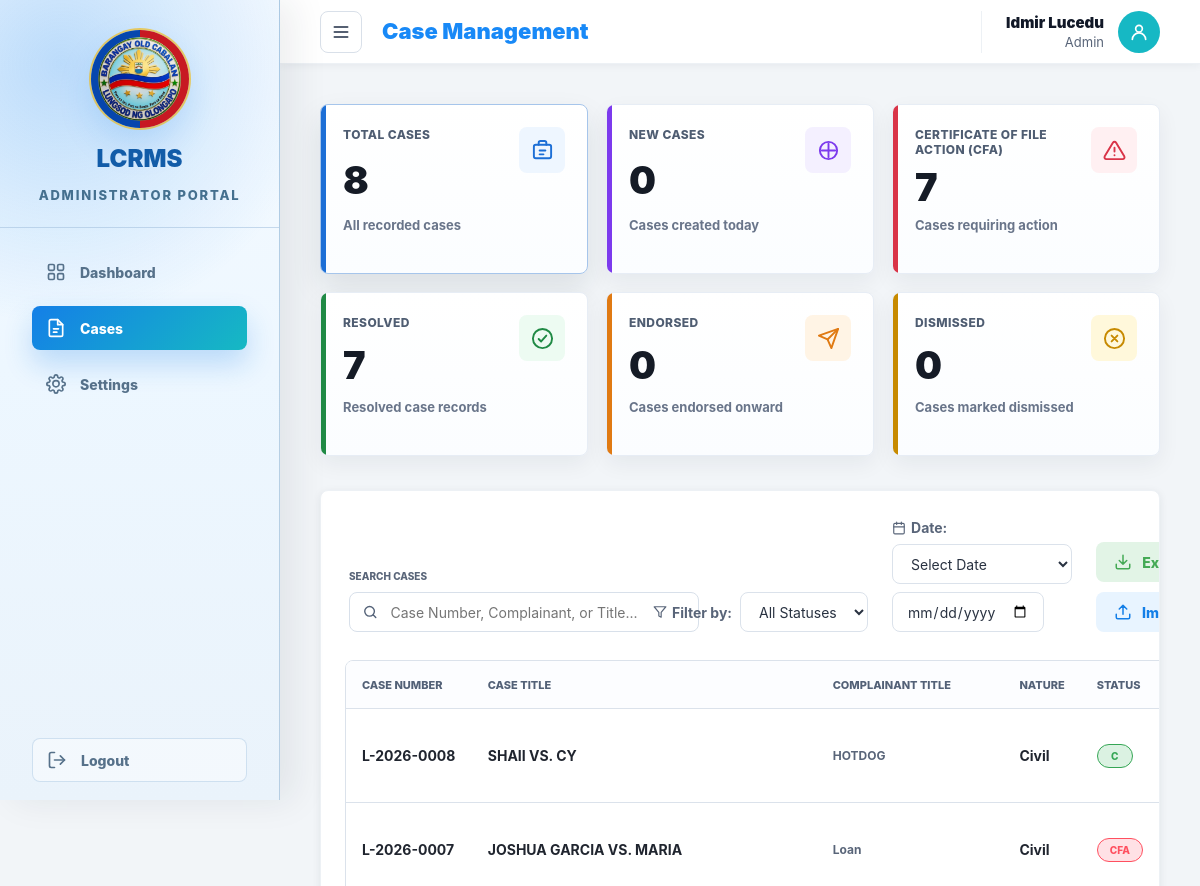
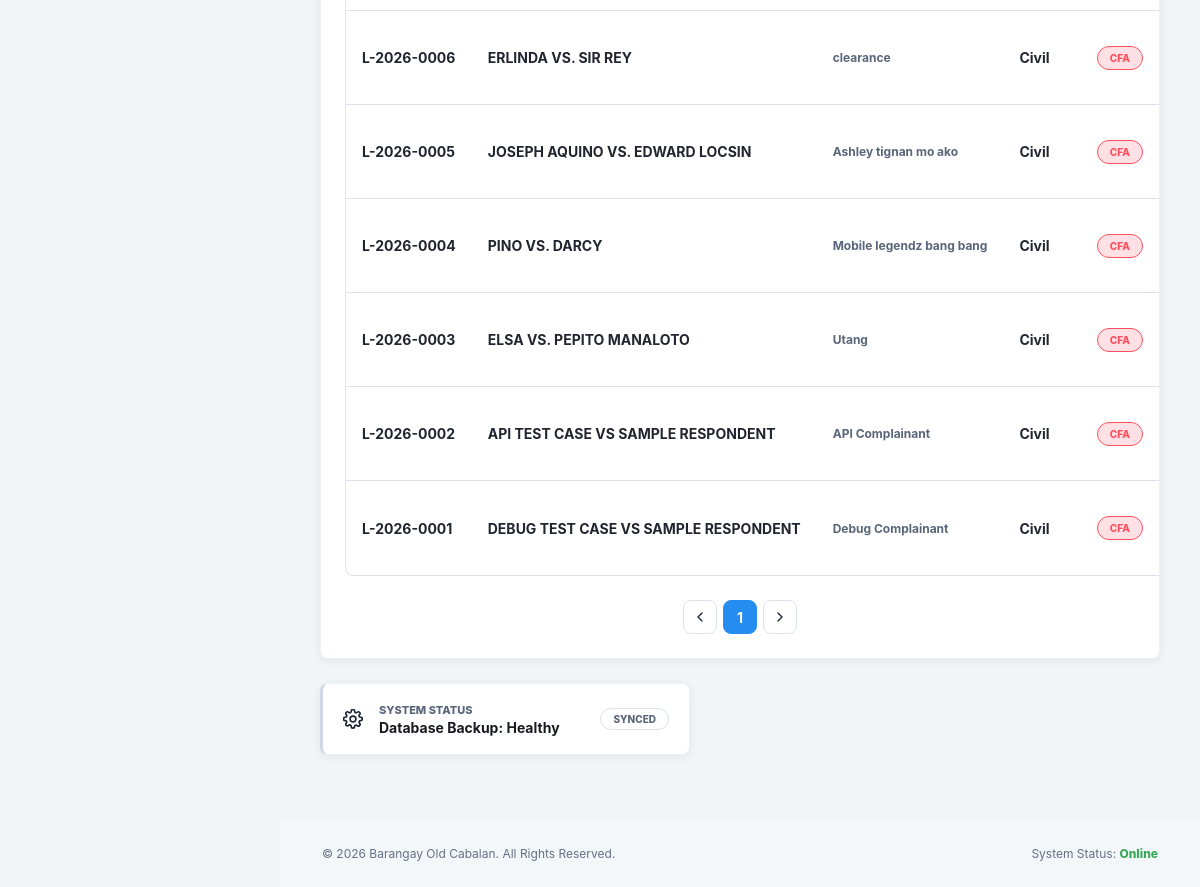
The page /admin/cases.php (signed in) on the database its author committed (2 pictures, top to bottom).
### tables this page shows
CREATE TABLE IF NOT EXISTS `cases` (
  `case_id` int unsigned NOT NULL AUTO_INCREMENT,
  `main_point_of_agreement` text,
  `created_by` varchar(150) NOT NULL DEFAULT 'System',
  `created_at` datetime NOT NULL DEFAULT CURRENT_TIMESTAMP,
  `updated_at` datetime DEFAULT NULL,
  `case_number` varchar(50) NOT NULL DEFAULT '',
  `case_title` varchar(255) NOT NULL DEFAULT '',
  `compliant_name` varchar(255) NOT NULL DEFAULT '',
  `nature_of_case` varchar(100) NOT NULL DEFAULT '',
  `date_filed` date NOT NULL,
  `initial_confrontion_page` date DEFAULT NULL,
  `status` varchar(50) NOT NULL DEFAULT 'CFA (Certificate of File Action)',
  `settlement_date` date DEFAULT NULL,
  `execution_date` date DEFAULT NULL,
  `case_description` text,
  `complainant_title` varchar(255) NOT NULL DEFAULT '',
  `date_initial_confrontation` date DEFAULT NULL,
  `case_status` varchar(50) NOT NULL DEFAULT 'CFA (Certificate of File Action)',
  `date_settlement_award` date DEFAULT NULL,
  `date_execution` date DEFAULT NULL,
  `detailed_case_description` text,
  `complainant_full_name` varchar(255) NOT NULL DEFAULT '',
  `complainant_address` text,
  `complainant_status` varchar(100) NOT NULL DEFAULT '',
  `complainant_religion` varchar(100) NOT NULL DEFAULT '',
  `complainant_birthdate` date DEFAULT NULL,
  `complainant_age` int unsigned DEFAULT NULL,
  `complainant_government_id` varchar(150) NOT NULL DEFAULT '',
  `complainant_contact_number` varchar(50) NOT NULL DEFAULT '',
  `respondent_full_name` varchar(255) NOT NULL DEFAULT '',
  `respondent_address` text,
  `respondent_contact_number` varchar(50) NOT NULL DEFAULT '',
  `date_created` datetime NOT NULL DEFAULT CURRENT_TIMESTAMP,
  `created_by_user_id` int unsigned NOT NULL DEFAULT '0',
  PRIMARY KEY (`case_id`),
  UNIQUE KEY `case_number` (`case_number`),
  UNIQUE KEY `cases_case_number_unique` (`case_number`),
  KEY `cases_created_by_user_id_index` (`created_by_user_id`)
);

### admin/cases.php (the view, shortened to what the rows shown need)
<?php
require_once __DIR__ . '/../user/models/CaseModel.php';
$caseModel = new CaseModel(lcrms_db());
$caseSearch = trim((string) ($_GET['search'] ?? ''));
$caseStatus = trim((string) ($_GET['status'] ?? ''));
$caseDateFilter = trim((string) ($_GET['date_filter'] ?? ''));
$caseDateValue = trim((string) ($_GET['date_value'] ?? ''));
$casePage = max(1, (int) ($_GET['page'] ?? 1));
$casePerPage = 20;
$caseTotal = $caseModel->countForAdmin($caseSearch, $caseStatus, $caseDateFilter, $caseDateValue);
$cases = $caseModel->listForAdmin($caseSearch, $caseStatus, $casePage, $casePerPage, $caseDateFilter, $caseDateValue);
?>
<!DOCTYPE html>
<html lang="en">
<head>
    <link rel="stylesheet" href="../assets/css/admin.css?v=<?php echo filemtime(__DIR__ . '/../assets/css/admin.css'); ?>">
</head>
<body>
    <div class="admin-layout">
        <div class="admin-content">
            <?php include '../includes/admin_header.php'; ?>
            <main class="admin-main cases-main">
                <section class="cases-panel">
                    <div class="admin-table-wrap" data-admin-cases data-case-api="cases_api.php">
                        <table class="admin-cases-table">
                            <thead>
                                <tr>
                                    <th>Case Number</th>
                                    <th>Case Title</th>
                                    <th>Complainant Title</th>
                                    <th>Nature</th>
                                    <th>Status</th>
                                </tr>
                            </thead>
                            <tbody>
                                <?php if ($cases === []): ?>
                                    <tr>
                                        <td class="admin-cases-empty-cell" colspan="7">No case records found.</td>
                                    </tr>
                                <?php else: ?>
                                    <?php foreach ($cases as $case): ?>
                                        <tr class="admin-case-row" data-admin-case-row data-case-id="<?php echo htmlspecialchars((string) $case['id']); ?>" tabindex="0" role="button">
                                            <td><?php echo htmlspecialchars((string) $case['case_number']); ?></td>
                                            <td><?php echo htmlspecialchars((string) $case['case_title']); ?></td>
                                            <td><?php echo htmlspecialchars((string) $case['complainant_title']); ?></td>
                                            <td><?php echo htmlspecialchars((string) ($case['nature_of_case'] ?? '')); ?></td>
                                            <td><span class="case-badge <?php echo admin_case_badge_class((string) $case['case_status']); ?>"><?php echo htmlspecialchars(admin_case_status_label((string) $case['case_status'])); ?></span></td>
                                        </tr>
                                    <?php endforeach; ?>
                                <?php endif; ?>
                            </tbody>
                        </table>
                    </div>
                </section>
            </main>
        </div>
    </div>
</body>
</html>

### rows shown on the page
cases: case_number "L-2026-0008", case_title "SHAII VS. CY", complainant_title "HOTDOG", nature_of_case "Civil", case_status "C"
cases: case_number "L-2026-0007", case_title "JOSHUA GARCIA VS. MARIA", complainant_title "Loan", nature_of_case "Civil", case_status "CFA"
cases: case_number "L-2026-0006", case_title "ERLINDA VS. SIR REY", complainant_title "clearance", nature_of_case "Civil", case_status "CFA"
cases: case_number "L-2026-0005", case_title "JOSEPH AQUINO VS. EDWARD LOCSIN", complainant_title "Ashley tignan mo ako", nature_of_case "Civil", case_status "CFA"
cases: case_number "L-2026-0004", case_title "PINO VS. DARCY", complainant_title "Mobile legendz bang bang", nature_of_case "Civil", case_status "CFA"
cases: case_number "L-2026-0003", case_title "ELSA VS. PEPITO MANALOTO", complainant_title "Utang", nature_of_case "Civil", case_status "CFA"
cases: case_number "L-2026-0002", case_title "API TEST CASE VS SAMPLE RESPONDENT", complainant_title "API Complainant", nature_of_case "Civil", case_status "CFA"
cases: case_number "L-2026-0001", case_title "DEBUG TEST CASE VS SAMPLE RESPONDENT", complainant_title "Debug Complainant", nature_of_case "Civil", case_status "CFA"

### other values the page prints
$item['label'] "Dashboard"
$item['label'] "Cases"
$item['label'] "Settings"
$pageTitle "Case Management"
$adminName "Idmir Lucedu"
$adminRole "Admin"
$caseCounts['total'] "8"
$caseCounts['new_today'] "0"
$caseCounts['cfa'] "7"
$caseCounts['resolved'] "7"
$caseCounts['endorsed'] "0"
$caseCounts['dismissed'] "0"
$page "1"
